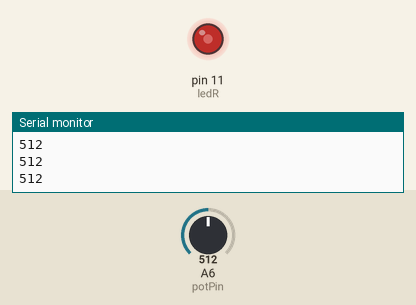
Simulated run of this sketch. Board: Arduino Nano, built with avr-gcc and run on an emulated ATmega328P. Parts: output pins drawn as LEDs (lit = HIGH), the last lines printed to the serial monitor. Inputs (shaded band) come from the test bench; at power-on: A6 (potPin) = 512.

Above: at 1.2 s.
1.3 s: A6 (potPin) set to 716
At 1.9 s:
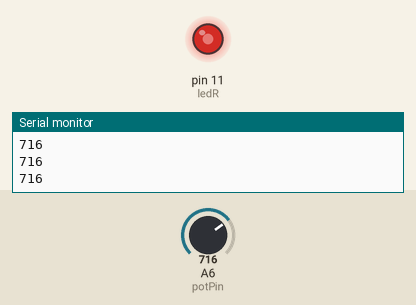
2.8 s: A6 (potPin) set to 900
At 3.2 s:
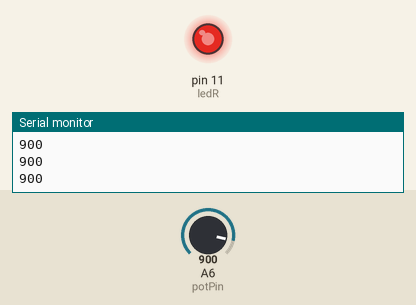
4.3 s: A6 (potPin) set to 122
At 5.5 s:
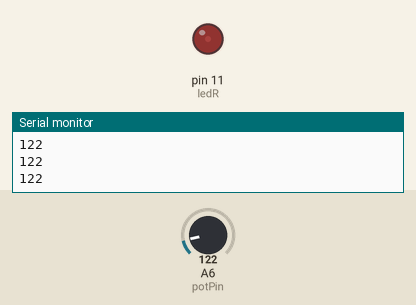
5.8 s: A6 (potPin) set to 0
At 7.0 s:
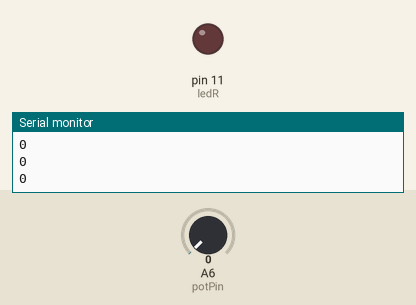
7.3 s: A6 (potPin) set to 511
At 8.4 s:
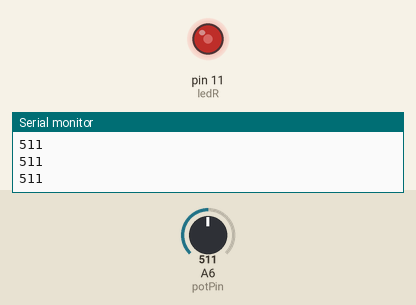
Timing chart, 0 to 9.8 s (numbered marks = the images above; inputs shaded):
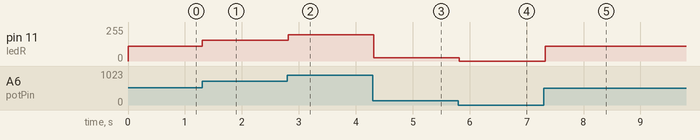

Measured:
- after the input at 1.3 s, pin 11 (ledR): 112/255 → 157/255 at once
- after the input at 2.8 s, pin 11 (ledR): 157/255 → 197/255 at once
- after the input at 4.3 s, pin 11 (ledR): 197/255 → 26/255 at once
- after the input at 5.8 s, pin 11 (ledR): 26/255 → 0/255 at once
- after the input at 7.3 s, pin 11 (ledR): 0/255 → 112/255 at once

The sketch:

arbd1_pot_led.ino
```cpp
int potPin=A6;
int ledR=11;
int k,p;
void setup() {
  // put your setup code here, to run once:
pinMode(potPin,INPUT);
pinMode(ledR,OUTPUT);
Serial.begin(9600);
}

void loop() {
  // put your main code here, to run repeatedly:
  k=analogRead(potPin);
Serial.println(k);
p=k*225./1023.;
analogWrite(ledR,p);
delay(100);
}
```
